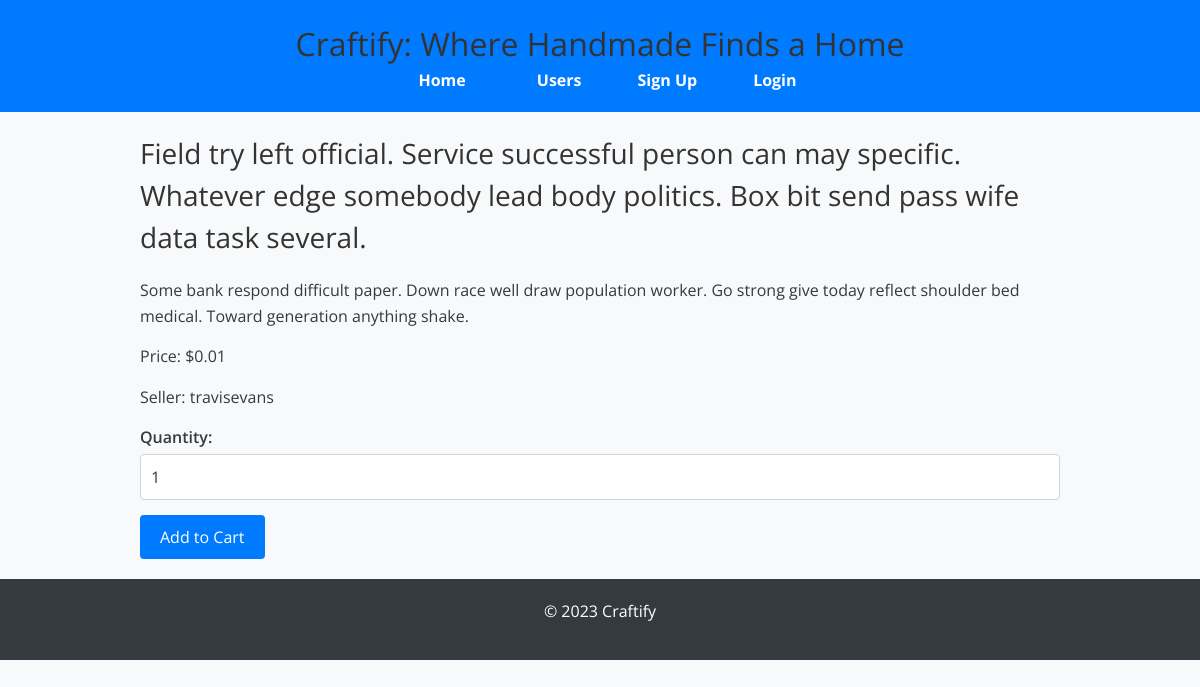
The page /item/6/ on the database its author committed.
### craftify/models/item_controller.py (models this page shows, shortened)
class Item(models.Model):
    name = models.CharField(max_length=255)
    description = models.TextField()
    price = models.DecimalField(
        max_digits=10,
        decimal_places=2,
        default=0.01,
        validators=[
            MinValueValidator(0.01)
        ]
    )
    quantity = models.PositiveIntegerField(
        validators=[
            MinValueValidator(1)
        ]
    )
    created_at = models.DateTimeField(auto_now_add=True)
    seller = models.ForeignKey(settings.AUTH_USER_MODEL, on_delete=models.CASCADE, related_name='items_for_sale')
    image = models.ImageField(upload_to='item_images/', null=True, blank=True)
    category = models.CharField(max_length=100, null=True, blank=True)
    class Meta:
        ordering = ['-created_at']
        verbose_name = "Item"
        verbose_name_plural = "Items"
        indexes = [
            models.Index(fields=['seller']),
            models.Index(fields=['name']),
        ]
        unique_together = ('seller', 'name')

### craftify/models/user_ext_controller.py (models this page shows, shortened)
class UserExtended(AbstractBaseUser, PermissionsMixin):
    email = models.EmailField(unique=True)
    username = models.CharField(max_length=255, unique=True)
    address = models.OneToOneField(
        Address,
        on_delete=models.CASCADE,
        null=True,
        blank=True
    )
    bio = models.TextField(null=True, blank=True)
    country_code = models.CharField(max_length=4, blank=True)
    drivers_license_number = models.CharField(max_length=20, blank=True)
    phone_number = models.CharField(max_length=15, blank=True, null=True)
    date_of_birth = models.DateField(null=True, blank=True)
    profile_picture = models.ImageField(upload_to='profile_pictures/', null=True, blank=True)
    website = models.URLField(blank=True)
    is_staff = models.BooleanField(default=False)
    is_active = models.BooleanField(default=True)
    is_superuser = models.BooleanField(default=False)
    objects = UserExtendedManager()
    USERNAME_FIELD = 'email'
    REQUIRED_FIELDS = ['username']

### craftify/views/item_views.py (the view)
# urls.py: path('item/<int:item_id>/', item_views.item_detail, name='item_detail'),  # Item detail view
def item_detail(request, item_id):
    item = get_object_or_404(Item, id=item_id)
    form = AddToCartForm(initial={'quantity': 1})
    context = {
        'item': item,
        'form': form,
    }
    return render(request, 'item_detail.html', context)

### craftify/forms/cart_form.py
class AddToCartForm(forms.Form):
    quantity = forms.IntegerField(
        min_value=1,
        initial=1,
        widget=forms.NumberInput(attrs={'class': 'form-control', 'id': 'quantity-input'})
    )

### craftify/templates/item_detail.html (shortened to what this page needs)
{% extends 'base.html' %}
{% block content %}
<div class="container">
    <h2>{{ item.name }}</h2>
    <p>{{ item.description }}</p>
    <p>Price: ${{ item.price }}</p>
    <p>Seller: {{ item.seller.username }}</p>
    <form method="post" action="{% url 'add_to_cart' item.id %}">
        <div class="form-group">
            <label for="{{ form.quantity.id_for_label }}">Quantity:</label>
            {{ form.quantity }}
        </div>
        <button type="submit" class="button">Add to Cart</button>
    </form>
</div>
{% endblock %}

### craftify/static/css/styles.css (style rules this page uses)
html, :host { line-height: 1.5; -webkit-text-size-adjust: 100%; -moz-tab-size: 4; -o-tab-size: 4; tab-size: 4; font-family: ui-sans-serif, system-ui, sans-serif, "Apple Color Emoji", "Segoe UI Emoji", "Segoe UI Symbol", "Noto Color Emoji"; font-feature-settings: normal; font-variation-settings: normal; -webkit-tap-highlight-color: transparent; }
body { margin: 0; line-height: inherit; font-family: 'Open Sans', sans-serif; background-color: #f8f9fa; color: #343a40; margin: 0; padding: 0; }
h1, h2, h3, h4, h5, h6 { font-size: inherit; font-weight: inherit; margin-top: 0; color: #333; }
button, input, optgroup, select, textarea { font-family: inherit; font-feature-settings: inherit; font-variation-settings: inherit; font-size: 100%; font-weight: inherit; line-height: inherit; letter-spacing: inherit; color: inherit; margin: 0; padding: 0; }
button, select { text-transform: none; }
button, input:where([type='button']), input:where([type='reset']), input:where([type='submit']) { -webkit-appearance: button; background-color: transparent; background-image: none; }
blockquote, dl, dd, h1, h2, h3, h4, h5, h6, hr, figure, p, pre { margin: 0; }
input::placeholder, textarea::placeholder { opacity: 1; color: #9ca3af; }
button, [role="button"] { cursor: pointer; }
.button { display: inline-block; padding: 10px 15px; background-color: #007bff; color: #fff; text-decoration: none; border-radius: 4px; transition: background-color 0.2s ease-in-out; }
body { font-family: 'Open Sans', sans-serif; background-color: #f8f9fa; color: #343a40; margin: 0; padding: 0; }
h1, h2, h3, h4, h5, h6 { margin-top: 0; color: #333; }
p { margin: 0 0 1em; }
.container { width: 80%; margin: 0 auto; padding: 20px; }
.button { background-color: #007bff; color: #fff; padding: 10px 20px; border: none; border-radius: 4px; cursor: pointer; font-size: 16px; transition: background-color 0.3s ease; }
.container { max-width: 1200px; margin: 0 auto; padding: 20px; }
h2 { font-size: 28px; margin-bottom: 20px; }
p { font-size: 16px; line-height: 1.6; margin-bottom: 15px; }
input[type="text"], input[type="email"], input[type="password"], input[type="number"], textarea { width: 100%; padding: 10px; margin-bottom: 15px; border: 1px solid #ced4da; border-radius: 4px; font-size: 16px; }
.form-group label { display: block; margin-bottom: 5px; font-weight: 600; }

### rows shown on the page
Item: name "Field try left official. Service successful person can may specific. Whatever edge somebody lead body politics. Box bit send pass wife data task several.", description "Some bank respond difficult paper. Down race well draw population worker. Go strong give today reflect shoulder bed medical. Toward generation anything shake.", price "0.01", seller.username "travisevans"
